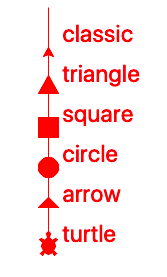

Generate this figure with Python:
# turtle shapes
from turtle import *

color('red')
shape('turtle')

shapes = ('turtle', 'arrow', 'circle', 'square', 'triangle', 'classic')

left(90)
for s in getshapes():
    shape(s)
    stamp()
    write('   '+s, font=(None, 24))
    forward(40)
hideturtle()

done()
